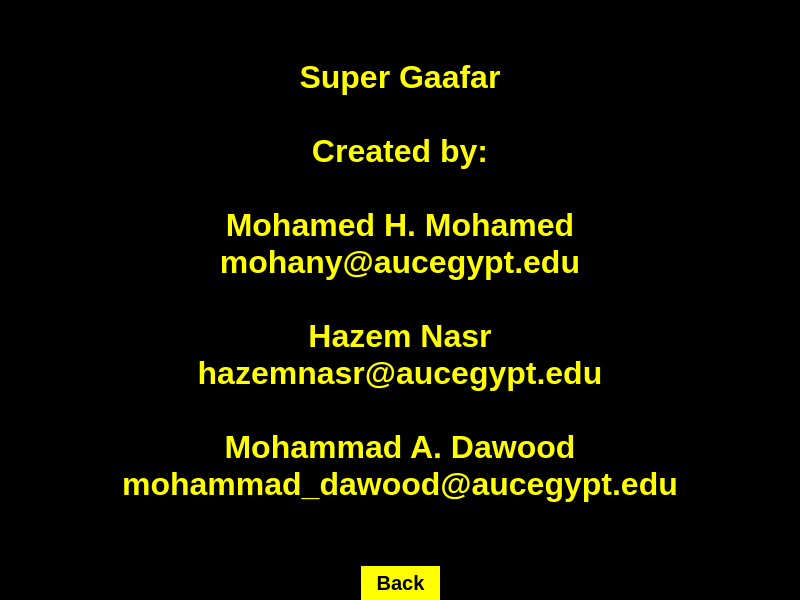
<?xml version="1.0" encoding="UTF-8"?>
<ui version="4.0">
 <class>Credits</class>
 <widget class="QDialog" name="Credits">
  <property name="geometry">
   <rect>
    <x>0</x>
    <y>0</y>
    <width>800</width>
    <height>600</height>
   </rect>
  </property>
  <property name="windowTitle">
   <string>Credits</string>
  </property>
  <property name="styleSheet">
   <string notr="true">background-color: black;</string>
  </property>
  <widget class="QWidget" name="centralWidget" native="true">
   <property name="geometry">
    <rect>
     <x>0</x>
     <y>0</y>
     <width>800</width>
     <height>600</height>
    </rect>
   </property>
   <layout class="QVBoxLayout" name="verticalLayout">
    <item>
     <widget class="QLabel" name="namesLabel">
      <property name="styleSheet">
       <string notr="true">color: yellow; font-size: 32px; font-weight: bold;</string>
      </property>
      <property name="text">
       <string>Super Gaafar

Created by:

Mohamed H. Mohamed
mohany@aucegypt.edu

Hazem Nasr
hazemnasr@aucegypt.edu

Mohammad A. Dawood
mohammad_dawood@aucegypt.edu</string>
      </property>
      <property name="alignment">
       <set>Qt::AlignmentFlag::AlignCenter</set>
      </property>
     </widget>
    </item>
    <item>
     <layout class="QHBoxLayout" name="horizontalLayout">
      <item>
       <spacer name="horizontalSpacer">
        <property name="orientation">
         <enum>Qt::Horizontal</enum>
        </property>
        <property name="sizeHint" stdset="0">
         <size>
          <width>40</width>
          <height>20</height>
         </size>
        </property>
       </spacer>
      </item>
      <item>
       <widget class="QPushButton" name="backButton">
        <property name="sizePolicy">
         <sizepolicy hsizetype="Fixed" vsizetype="Fixed">
          <horstretch>0</horstretch>
          <verstretch>0</verstretch>
         </sizepolicy>
        </property>
        <property name="minimumSize">
         <size>
          <width>0</width>
          <height>0</height>
         </size>
        </property>
        <property name="styleSheet">
         <string notr="true">QPushButton {
    background-color: yellow;
    color: black;
    border: none;
    font-size: 20px;
    font-weight: bold;
    padding: 5px 15px;
}
QPushButton:hover {
    background-color: #ffff80;
}</string>
        </property>
        <property name="text">
         <string>Back</string>
        </property>
       </widget>
      </item>
      <item>
       <spacer name="horizontalSpacer_2">
        <property name="orientation">
         <enum>Qt::Horizontal</enum>
        </property>
        <property name="sizeHint" stdset="0">
         <size>
          <width>40</width>
          <height>20</height>
         </size>
        </property>
       </spacer>
      </item>
     </layout>
    </item>
   </layout>
  </widget>
 </widget>
 <resources/>
 <connections/>
</ui>
